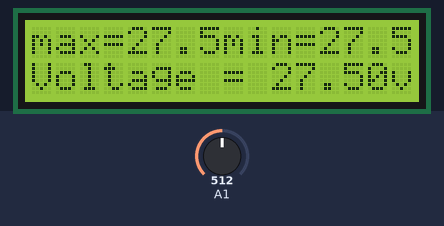
A sketch run on a simulated Arduino Uno, built with avr-gcc and run on an emulated ATmega328P. Parts: 16×2 character LCD. The inputs (shaded band) are chosen by the test bench; at power-on: A1 = 512.

Above: at 1.2 s.
1.3 s: A1 set to 716
At 2.5 s:
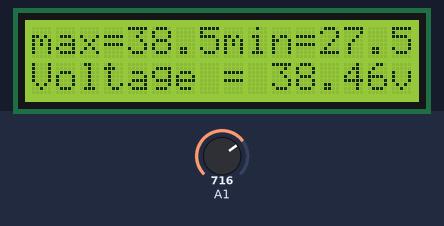
2.8 s: A1 set to 900
At 4.0 s:
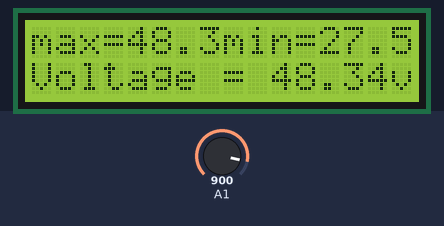
4.3 s: A1 set to 1009
At 4.8 s:
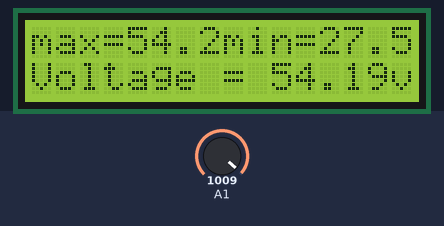
Timing chart, 0 to 7.3 s (numbered marks = the images above; inputs shaded):
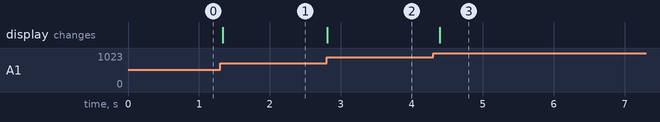

The sketch:

main.ino
```cpp
#include <LiquidCrystal.h>

#define R1 (double)100000
#define R2 (double)10000
#define ARDUINO_V (double)5
#define ADC_SCALE (double)1024
#define RS 8
#define EN 9
#define DB4 10
#define DB5 11
#define DB6 12
#define DB7 13
#define LCD_ROWS 16
#define LCD_COLS 2

LiquidCrystal lcd(RS, EN, DB4, DB5, DB6, DB7); // контакты, к которым подключен ЖК дисплей

double input_v = 0.0;
float temp = 0.0;
float min = 999.0;
float max = 0.0;
String volts;

unsigned int ADC_read(uint8_t pin)
{
    // set pin for read value
    ADMUX |= ((pin & 0b1000) << MUX3) | ((pin & 0b0100) << MUX2) | ((pin & 0b0010) << MUX1) | ((pin & 0b0001) << MUX0);
    // enable converting input analog signal to binary code
    ADCSRA |= (1 << ADSC);
    // wait converting
    while (!(ADCSRA & (1 << ADIF)));
    // reset ADIF
    ADCSRA |= (1 << ADIF);
    // return value of ADC
    return ADC;
}

double ADC_measur_voltage(uint8_t pin)
{
    // read register value
    int i = ADC_read(1);
    // calculate voltage
    double j = ((double)ARDUINO_V / (double)ADC_SCALE) * i;
    j = j / (R2 / (R1 + R2));
    return j;
}

void ADC_init()
{
    // voltage from AVcc
    ADMUX = (1 << REFS0);
    // ADEN - enable adc
    // ADPSn = 1 (n - 0..2) prescaler = 128
    // F_ADC = 16M/128 = 125kHz
    ADCSRA = (1 << ADEN) | (1 << ADPS2) | (1 << ADPS1) | (1 << ADPS0);
}

void setup()
{
    ADC_init();
    lcd.begin(LCD_ROWS, LCD_COLS);
}

void loop()
{
    input_v = ADC_measur_voltage(1);

    if (max < input_v) {
        max = input_v;
    }
    if (min > input_v) {
        min = input_v;
    }

    lcd.setCursor(0, 1);
    volts = String(input_v, 2) + "v ";
    lcd.print("Voltage = ");
    lcd.print(volts);
    lcd.setCursor(0, 0);
    lcd.print("max=" + String(max, 1) + "min=" + String(min, 1) + " ");

    _delay_ms(100);
}
```

Measured:
- after the input at 1.3 s, the display: changes at once (image 1)
- after the input at 2.8 s, the display: changes at once (image 2)
- after the input at 4.3 s, the display: changes after 0.09 s (image 3)
